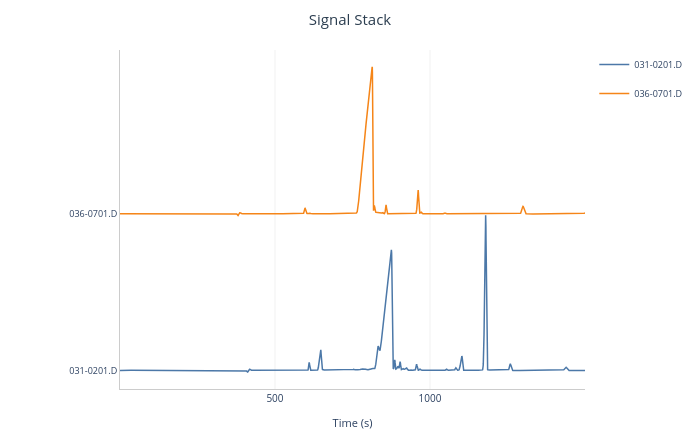
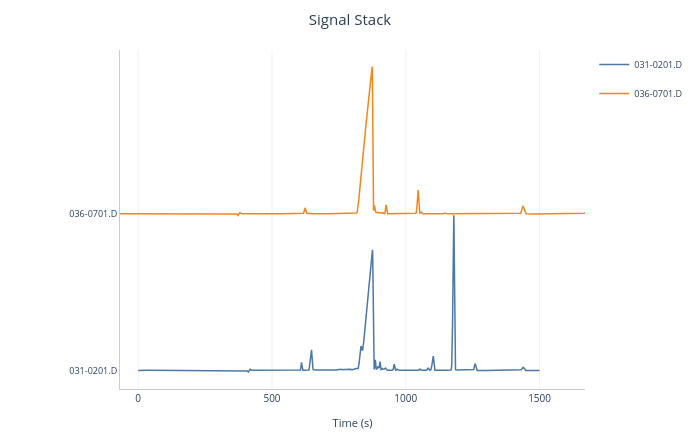

Notebook code cell kept with these figures, in order:
### Code cell
sig1.stack(sig2).display().fit(from_times=(1299,814), to_times=(1437,875)).display()

### Figure 1 — Plotly figure (JSON) as saved in the notebook; plotly's stock layout.template omitted (floating-point values rounded to 4 significant figures; data arrays with more than 128 entries replaced by an {"elided": "..."} marker saying what was removed)
{"data": [{"customdata": {"elided": "3750 float values"}, "hovertemplate": "<b>031-0201.D</b><br>Time: %{x:.3f} s<br>Signal: %{customdata:.2f} mAU<extra></extra>", "legendgroup": "031-0201.D", "line": {"color": "#4C78A8", "width": 1.5}, "mode": "lines", "name": "031-0201.D", "type": "scatter", "x": {"elided": "3750 float values"}, "y": {"elided": "3750 float values"}}, {"customdata": {"elided": "3750 float values"}, "hovertemplate": "<b>036-0701.D</b><br>Time: %{x:.3f} s<br>Signal: %{customdata:.2f} mAU<extra></extra>", "legendgroup": "036-0701.D", "line": {"color": "#F58518", "width": 1.5}, "mode": "lines", "name": "036-0701.D", "type": "scatter", "x": {"elided": "3750 float values"}, "y": {"elided": "3750 float values"}}], "layout": {"height": 440, "hovermode": "x unified", "legend": {"font": {"size": 9}}, "margin": {"b": 45, "l": 120, "r": 20, "t": 50}, "paper_bgcolor": "white", "plot_bgcolor": "white", "showlegend": true, "title": {"font": {"color": "#2c3e50", "size": 15}, "text": "Signal Stack", "x": 0.5}, "width": 700, "xaxis": {"gridcolor": "rgba(0,0,0,0.06)", "linecolor": "#ccc", "linewidth": 1, "showgrid": true, "tickfont": {"size": 10}, "title": {"font": {"size": 11}, "text": "Time (s)"}, "zeroline": false}, "yaxis": {"linecolor": "#ccc", "linewidth": 1, "showgrid": false, "tickfont": {"size": 9}, "ticktext": ["031-0201.D", "036-0701.D"], "tickvals": [0, 390.2], "zeroline": false}}}

### Figure 2 — Plotly figure (JSON) as saved in the notebook; plotly's stock layout.template omitted (floating-point values rounded to 4 significant figures; data arrays with more than 128 entries replaced by an {"elided": "..."} marker saying what was removed)
{"data": [{"customdata": {"elided": "3750 float values"}, "hovertemplate": "<b>031-0201.D</b><br>Time: %{x:.3f} s<br>Signal: %{customdata:.2f} mAU<extra></extra>", "legendgroup": "031-0201.D", "line": {"color": "#4C78A8", "width": 1.5}, "mode": "lines", "name": "031-0201.D", "type": "scatter", "x": {"elided": "3750 float values"}, "y": {"elided": "3750 float values"}}, {"customdata": {"elided": "3750 float values"}, "hovertemplate": "<b>036-0701.D</b><br>Time: %{x:.3f} s<br>Signal: %{customdata:.2f} mAU<extra></extra>", "legendgroup": "036-0701.D", "line": {"color": "#F58518", "width": 1.5}, "mode": "lines", "name": "036-0701.D", "type": "scatter", "x": {"elided": "3750 float values"}, "y": {"elided": "3750 float values"}}], "layout": {"height": 440, "hovermode": "x unified", "legend": {"font": {"size": 9}}, "margin": {"b": 45, "l": 120, "r": 20, "t": 50}, "paper_bgcolor": "white", "plot_bgcolor": "white", "showlegend": true, "title": {"font": {"color": "#2c3e50", "size": 15}, "text": "Signal Stack", "x": 0.5}, "width": 700, "xaxis": {"gridcolor": "rgba(0,0,0,0.06)", "linecolor": "#ccc", "linewidth": 1, "showgrid": true, "tickfont": {"size": 10}, "title": {"font": {"size": 11}, "text": "Time (s)"}, "zeroline": false}, "yaxis": {"linecolor": "#ccc", "linewidth": 1, "showgrid": false, "tickfont": {"size": 9}, "ticktext": ["031-0201.D", "036-0701.D"], "tickvals": [0, 390.2], "zeroline": false}}}
